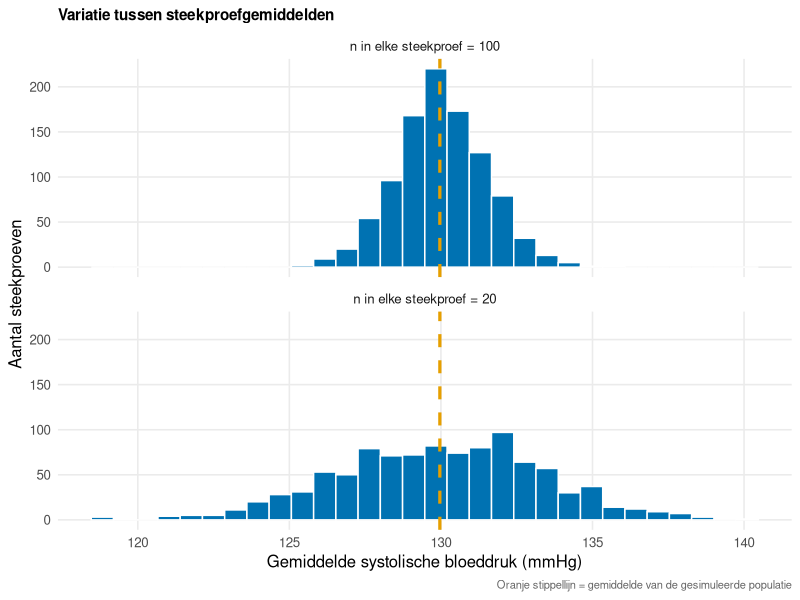

Source code (R): (Note: this script raises an error after producing the figure.)
## ---- chunk 1
#| label: setup
#| include: false
library(ggplot2)
library(patchwork)

theme_set(theme_minimal(base_size = 12) +
  theme(
    panel.grid.minor = element_blank(),
    plot.title = element_text(face = "bold", size = 11),
    plot.caption = element_text(size = 8, colour = "grey40")
  ))

col_a <- "#0072B2"
col_b <- "#E69F00"
col_grey <- "#666666"
## ---- chunk 2
#| label: steekproef-simulatie
#| fig-cap: "Verdeling van gemiddelden uit herhaalde steekproeven. De verticale lijn geeft het gemiddelde van de gesimuleerde populatie weer."

set.seed(123)
populatie <- rnorm(10000, mean = 130, sd = 15)
populatie_gemiddelde <- mean(populatie)

steekproef_groottes <- c(20, 100)
resultaten <- do.call(rbind, lapply(steekproef_groottes, function(n) {
  data.frame(
    steekproefgrootte = paste("n in elke steekproef =", n),
    gemiddelde = replicate(1000, mean(sample(populatie, n)))
  )
}))

ggplot(resultaten, aes(x = gemiddelde)) +
  geom_histogram(bins = 30, fill = col_a, colour = "white") +
  geom_vline(xintercept = populatie_gemiddelde, colour = col_b,
             linewidth = 1.1, linetype = "dashed") +
  facet_wrap(~ steekproefgrootte, ncol = 1) +
  labs(
    title = "Variatie tussen steekproefgemiddelden",
    x = "Gemiddelde systolische bloeddruk (mmHg)",
    y = "Aantal steekproeven",
    caption = "Oranje stippellijn = gemiddelde van de gesimuleerde populatie"
  )
## ---- chunk 3
#| label: voorbeelddata
set.seed(42)
bloeddruk <- data.frame(
  patient = 1:120,
  groep = rep(c("Gebruikelijke zorg", "Nieuwe interventie"), each = 60),
  systolisch = c(rnorm(60, 138, 15), rnorm(60, 132, 14)),
  leeftijd = round(runif(120, 40, 80))
)

bloeddruk |>
  group_by(groep) |>
  summarise(
    n = n(),
    gemiddelde = mean(systolisch),
    sd = sd(systolisch),
    mediaan = median(systolisch),
    IQR = IQR(systolisch),
    .groups = "drop"
  )
## ---- chunk 4
#| label: histogram
ggplot(bloeddruk, aes(x = systolisch)) +
  geom_histogram(binwidth = 10, fill = col_a, colour = "white") +
  labs(
    title = "Verdeling van systolische bloeddruk",
    x = "Systolische bloeddruk (mmHg)",
    y = "Aantal patiënten"
  )
## ---- chunk 5
#| label: boxplot
ggplot(bloeddruk, aes(x = groep, y = systolisch, fill = groep)) +
  geom_boxplot(show.legend = FALSE, alpha = 0.8) +
  scale_fill_manual(values = c(col_grey, col_a)) +
  labs(
    title = "Systolische bloeddruk per groep",
    x = NULL,
    y = "Systolische bloeddruk (mmHg)"
  )
## ---- chunk 6
#| label: correlatie-voorbeeld
set.seed(21)
relatie <- data.frame(
  leeftijd = runif(150, 30, 85)
) |>
  mutate(systolisch = 95 + 0.55 * leeftijd + rnorm(150, 0, 12))

ggplot(relatie, aes(x = leeftijd, y = systolisch)) +
  geom_point(alpha = 0.65, colour = col_a) +
  geom_smooth(method = "lm", se = FALSE, colour = col_b) +
  labs(
    title = "Voorbeeld van een positief verband",
    x = "Leeftijd (jaar)",
    y = "Systolische bloeddruk (mmHg)",
    caption = "Fictieve, gesimuleerde gegevens"
  )
